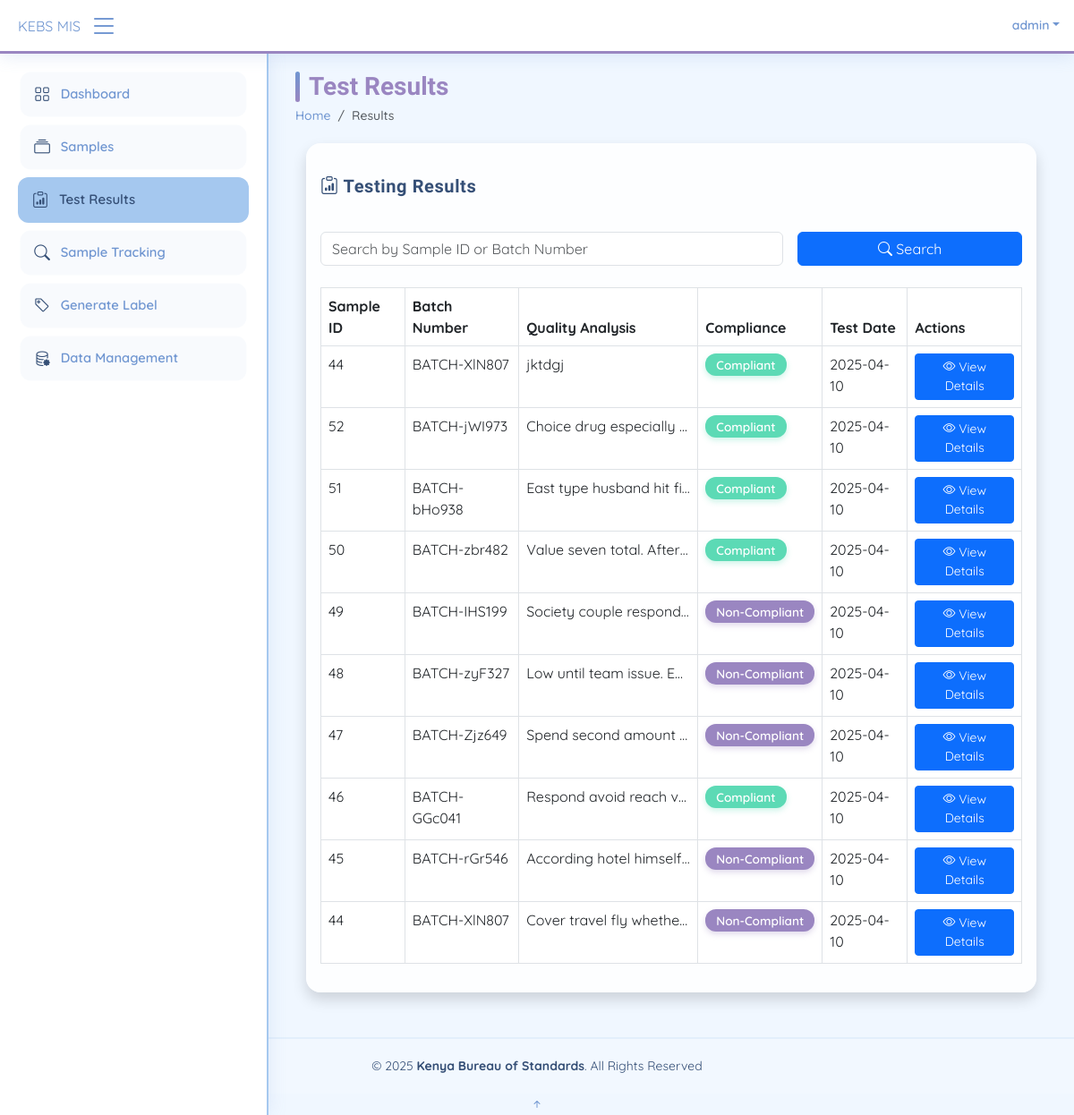
Page /kebs/test-results/ (signed in) on the committed database.
### kebs/models.py (models this page shows, shortened)
class SampleTestResult(models.Model):
    COMPLIANCE_CHOICES = [
        (True, 'Compliant'),
        (False, 'Non-Compliant'),
    ]
    sample = models.ForeignKey(
        Sample,
        on_delete=models.CASCADE,
        related_name='test_results'
    )
    quality_analysis = models.TextField()
    compliance_status = models.BooleanField(choices=COMPLIANCE_CHOICES, default=False)
    test_date = models.DateTimeField(auto_now_add=True)
    expiry_date = models.DateTimeField()
    conducted_by = models.ForeignKey(
        User,
        on_delete=models.SET_NULL,
        null=True,
        related_name='conducted_tests'
    )
    class Meta:
        ordering = ['-test_date']
        verbose_name = "Sample Test Result"
        verbose_name_plural = "Sample Test Results"

class Sample(models.Model):
    STATUS_CHOICES = [
        ('Pending', 'Pending'),
        ('In Progress', 'In Progress'),
        ('Completed', 'Completed'),
    ]
    TYPE_CHOICES = [
        ('Food', 'Food'),
        ('Chemical', 'Chemical'),
        ('Textile', 'Textile'),
        ('Other', 'Other'),
    ]
    sample_id = models.AutoField(primary_key=True)
    sample_type = models.CharField(max_length=100, choices=TYPE_CHOICES)
    sample_origin = models.CharField(max_length=100)
    batch_number = models.CharField(max_length=50, unique=True)
    testing_status = models.CharField(max_length=20, choices=STATUS_CHOICES, default="Pending")
    test_date = models.DateField(auto_now_add=True)
    metadata = models.TextField(blank=True, null=True)
    submitted_by = models.ForeignKey(
        User,
        on_delete=models.SET_NULL,
        null=True,
        related_name='submitted_samples'
    )
    submitted_at = models.DateTimeField(default=now)
    class Meta:
        ordering = ['-test_date', '-sample_id']
        verbose_name = "Sample"
        verbose_name_plural = "Samples"

### kebs/views.py (the view)
# urls.py: path('test-results/', views.test_results, name='test_results'),
@login_required
def test_results(request):
    results = SampleTestResult.objects.all().order_by('-test_date')
    search_query = request.GET.get('q', '')
    if search_query:
        results = results.filter(
            Q(sample__batch_number__icontains=search_query) |
            Q(sample__sample_id__icontains=search_query) |
            Q(quality_analysis__icontains=search_query)
        )
    paginator = Paginator(results, 10)
    page_number = request.GET.get('page', 1)
    results_page = paginator.get_page(page_number)
    return render(request, 'samples/test_results.html', {'results': results_page, 'search_query': search_query})

### templates/samples/test_results.html (shortened to what this page needs)
{% extends 'base.html' %}
{% block page_title %}Test Results{% endblock %}
{% block breadcrumbs %}
<li class="breadcrumb-item"><a href="{% url 'kebs:dashboard' %}">Home</a></li>
<li class="breadcrumb-item active">Results</li>
{% endblock %}
{% block content %}
<div class="container">
    <div class="card shadow">
        <div class="card-body">
            <h2 class="card-title mb-4"><i class="bi bi-clipboard-data"></i> Testing Results</h2>
            <div class="row mb-4 g-3">
                <div class="col-md-8">
                    <input type="text" id="searchInput" class="form-control"
                           placeholder="Search by Sample ID or Batch Number" value="{{ search_query }}">
                </div>
                <div class="col-md-4">
                    <button class="btn btn-primary w-100" onclick="performSearch()">
                        <i class="bi bi-search"></i> Search
                    </button>
                </div>
            </div>
            {% if results %}
                <div class="table-responsive">
                    <table class="table table-hover table-bordered">
                        <thead>
                        <tr>
                            <th>Sample ID</th>
                            <th>Batch Number</th>
                            <th>Quality Analysis</th>
                            <th>Compliance</th>
                            <th>Test Date</th>
                            <th>Actions</th>
                        </tr>
                        </thead>
                        <tbody>
                        {% for result in results %}
                            <tr>
                                <td>
                                    {% if result.sample and result.sample.sample_id %}
                                        {{ result.sample.sample_id }}
                                    {% else %}
                                        N/A
                                    {% endif %}
                                </td>
                                <td>
                                    {% if result.sample and result.sample.batch_number %}
                                        {{ result.sample.batch_number }}
                                    {% else %}
                                        N/A
                                    {% endif %}
                                </td>
                                <td class="text-truncate"
                                    style="max-width: 200px;">{{ result.quality_analysis }}</td>
                                <td>
                                    <span class="badge {% if result.compliance_status %}badge-completed{% else %}badge-non-compliant{% endif %}">
                                        {% if result.compliance_status %}Compliant{% else %}Non-Compliant{% endif %}
                                    </span>
                                </td>
                                <td>{{ result.test_date|date:"Y-m-d" }}</td>
                                <td>
                                    {% if result.sample and result.sample.sample_id %}
                                        <a href="{% url 'kebs:sample_detail' sample_id=result.sample.sample_id %}"
                                           class="btn btn-sm btn-primary">
                                            <i class="bi bi-eye"></i> View Details
                                        </a>
                                    {% else %}
                                        <span class="text-muted">No details available</span>
                                    {% endif %}
                                </td>
                            </tr>
                        {% endfor %}
                        </tbody>
                    </table>
                </div>
            {% else %}
                <div class="alert alert-info text-center py-4">
                    No test results available.
                </div>
            {% endif %}
        </div>
    </div>
</div>
{% endblock %}

### templates/base.html (shortened to what this page needs)
{% load static %}
<!DOCTYPE html>
<html lang="en">
<head>
  <link href="https://cdn.jsdelivr.net/npm/bootstrap@5.3.0/dist/css/bootstrap.min.css" rel="stylesheet">
  <link href="https://cdn.jsdelivr.net/npm/bootstrap-icons@1.10.5/font/bootstrap-icons.css" rel="stylesheet">
</head>
<body>
  <header id="header" class="header fixed-top d-flex align-items-center">
    <div class="d-flex align-items-center justify-content-between">
      <a href="{% url 'kebs:dashboard' %}" class="logo d-flex align-items-center">
        <span class="d-none d-lg-block">KEBS MIS</span>
      </a>
      <i class="bi bi-list toggle-sidebar-btn"></i>
    </div>
    <nav class="header-nav ms-auto">
      <ul class="d-flex align-items-center">
        <li class="nav-item dropdown pe-3">
          <a class="nav-link nav-profile d-flex align-items-center pe-0" href="#" data-bs-toggle="dropdown">
            <span class="d-none d-md-block dropdown-toggle ps-2">{{ request.user.username|default:"User" }}</span>
          </a>
        </li>
      </ul>
    </nav>
  </header>
  <aside id="sidebar" class="sidebar">
    <ul class="sidebar-nav" id="sidebar-nav">
      <li class="nav-item">
        <a class="nav-link {% if request.path == '/sample-mis/' %}{% else %}collapsed{% endif %}" href="{% url 'kebs:dashboard' %}">
          <i class="bi bi-grid"></i>
          <span>Dashboard</span>
        </a>
      </li>
      <li class="nav-item">
        <a class="nav-link {% if '/samples/' in request.path and not '/test-results/' in request.path and not '/sample-tracking/' in request.path %}{% else %}collapsed{% endif %}" href="{% url 'kebs:sample_list' %}">
          <i class="bi bi-collection"></i>
          <span>Samples</span>
        </a>
      </li>
      <li class="nav-item">
        <a class="nav-link {% if '/test-results/' in request.path %}{% else %}collapsed{% endif %}" href="{% url 'kebs:test_results' %}">
          <i class="bi bi-clipboard-data"></i>
          <span>Test Results</span>
        </a>
      </li>
      <li class="nav-item">
        <a class="nav-link {% if '/sample-tracking/' in request.path %}{% else %}collapsed{% endif %}" href="{% url 'kebs:sample_tracking' %}">
          <i class="bi bi-search"></i>
          <span>Sample Tracking</span>
        </a>
      </li>
      <li class="nav-item">
        <a class="nav-link {% if '/generate-label-page/' in request.path %}{% else %}collapsed{% endif %}" href="{% url 'kebs:generate_label_page' %}">
          <i class="bi bi-tag"></i>
          <span>Generate Label</span>
        </a>
      </li>
      <li class="nav-item">
        <a class="nav-link {% if '/data-management/' in request.path %}{% else %}collapsed{% endif %}" href="{% url 'kebs:data_management' %}">
          <i class="bi bi-database-gear"></i>
          <span>Data Management</span>
        </a>
      </li>
    </ul>
  </aside>
  <main id="main" class="main">
    <div class="pagetitle">
      <h1>{% block page_title %}Dashboard{% endblock %}</h1>
      <nav>
        <ol class="breadcrumb">
          {% block breadcrumbs %}{% endblock %}
        </ol>
      </nav>
    </div>
    <section class="section">
      {% block content %}{% endblock %}
    </section>
  </main>
  <footer id="footer" class="footer">
    <div class="copyright text-center">
      &copy; {% now "Y" %} <strong><span>Kenya Bureau of Standards</span></strong>. All Rights Reserved
    </div>
  </footer>
  <a href="#" class="back-to-top d-flex align-items-center justify-content-center"><i class="bi bi-arrow-up-short"></i></a>
</body>
</html>

### templates/base.html (style rules this page uses)
:root { --bs-primary: #7096d1; --bs-primary-rgb: 112, 150, 209; --bs-secondary: #a5c8ef; --bs-secondary-rgb: 165, 200, 239; --bs-accent: #9a86c1; --bs-accent-rgb: 154, 134, 193; --bs-highlight: #62c2f3; --bs-highlight-rgb: 98, 194, 243; --bs-dark: #354f76; --bs-dark-rgb: 53, 79, 118; }
body { font-family: "Quicksand", "Open Sans", sans-serif; background: #f0f7ff; color: var(--bs-dark); }
h1, h2, h3, h4, h5, h6 { font-family: "Comfortaa", sans-serif; font-weight: 600; }
a { color: var(--bs-primary); text-decoration: none; transition: all 0.3s ease; }
.header { transition: all 0.5s; z-index: 997; height: 60px; box-shadow: 0px 2px 20px rgba(var(--bs-primary-rgb), 0.2); background-color: #fff; padding-left: 20px; border-bottom: 3px solid var(--bs-accent); }
.header .toggle-sidebar-btn { font-size: 32px; padding-left: 10px; cursor: pointer; color: var(--bs-primary); display: flex; align-items: center; justify-content: center; transition: transform 0.3s ease; }
.header-nav ul { list-style: none; }
.header-nav > ul { margin: 0; padding: 0; }
.header-nav .nav-profile { color: var(--bs-primary); }
.header-nav .nav-profile span { font-size: 14px; font-weight: 600; }
.sidebar { position: fixed; top: 60px; left: 0; bottom: 0; width: 300px; z-index: 996; transition: all 0.4s cubic-bezier(0.25, 0.8, 0.25, 1); padding: 20px; overflow-y: auto; scrollbar-width: thin; scrollbar-color: var(--bs-accent) transparent; box-shadow: 0px 0px 20px rgba(var(--bs-primary-rgb), 0.15); background-color: #fff; will-change: transform; border-right: 2px solid var(--bs-secondary); }
.sidebar-nav { padding: 0; margin: 0; list-style: none; }
.sidebar-nav li { padding: 0; margin: 0; list-style: none; }
.sidebar-nav .nav-item { margin-bottom: 5px; }
.sidebar-nav .nav-link { display: flex; align-items: center; font-size: 15px; font-weight: 600; color: var(--bs-dark); background: var(--bs-secondary); padding: 12px 16px; border-radius: 12px; margin-bottom: 8px; transition: all 0.3s cubic-bezier(0.25, 0.8, 0.25, 1); }
.sidebar-nav .nav-link i { font-size: 18px; margin-right: 12px; color: var(--bs-dark); transition: all 0.3s ease; }
.sidebar-nav .nav-link.collapsed { color: var(--bs-primary); background: rgba(var(--bs-primary-rgb), 0.05); transform: scale(0.98); }
#main { margin-top: 60px; padding: 20px 30px; transition: all 0.4s cubic-bezier(0.25, 0.8, 0.25, 1); will-change: margin; }
@media (min-width: 1200px) { #main { margin-left: 300px; } }
.pagetitle { margin-bottom: 20px; }
.pagetitle h1 { font-size: 28px; margin-bottom: 5px; font-weight: 600; color: var(--bs-accent); font-family: "Comfortaa", sans-serif; position: relative; padding-left: 15px; }
.pagetitle h1::before { content: ""; position: absolute; left: 0; top: 0; bottom: 0; width: 5px; background: linear-gradient(to bottom, var(--bs-primary), var(--bs-accent)); border-radius: 4px; }
.breadcrumb { font-size: 14px; color: var(--bs-secondary); font-weight: 500; font-family: "Quicksand", sans-serif; }
.card { margin-bottom: 30px; border: none; border-radius: 16px; box-shadow: 0 8px 30px rgba(var(--bs-primary-rgb), 0.08); transition: all 0.3s ease; overflow: hidden; background-color: rgba(255, 255, 255, 0.85); }
.card-title { padding: 20px 0 15px 0; font-size: 20px; font-weight: 600; color: var(--bs-dark); font-family: "Comfortaa", sans-serif; letter-spacing: 0.03em; }
.badge-completed { background-color: #5cdab5; color: #fff; padding: 6px 12px; border-radius: 12px; font-size: 0.85rem; font-family: "Quicksand", sans-serif; font-weight: 600; transition: all 0.3s ease; box-shadow: 0 3px 6px rgba(92, 218, 181, 0.3); }
.badge-non-compliant { background-color: var(--bs-accent); color: #fff; padding: 6px 12px; border-radius: 12px; font-size: 0.85rem; font-family: "Quicksand", sans-serif; font-weight: 600; transition: all 0.3s ease; box-shadow: 0 3px 6px rgba(var(--bs-accent-rgb), 0.3); }
.footer { padding: 20px 0; font-size: 14px; transition: all 0.3s; border-top: 2px solid rgba(var(--bs-secondary-rgb), 0.2); background-color: rgba(245, 250, 255, 0.5); font-family: "Quicksand", sans-serif; }

### templates/samples/test_results.html (style rules this page uses)
.text-truncate { max-width: 200px; white-space: nowrap; overflow: hidden; text-overflow: ellipsis; }

### rows in the picture
SampleTestResult: sample.sample_id "44", sample.batch_number "BATCH-XlN807", quality_analysis "jktdgj", compliance_status "Compliant", test_date "2025-04-10", shows "View Details"
SampleTestResult: sample.sample_id "52", sample.batch_number "BATCH-jWI973", quality_analysis "Choice drug especially…", compliance_status "Compliant", test_date "2025-04-10", shows "View Details"
SampleTestResult: sample.sample_id "51", sample.batch_number "BATCH-bHo938", quality_analysis "East type husband hit fi…", compliance_status "Compliant", test_date "2025-04-10", shows "View Details"
SampleTestResult: sample.sample_id "50", sample.batch_number "BATCH-zbr482", quality_analysis "Value seven total. After…", compliance_status "Compliant", test_date "2025-04-10", shows "View Details"
SampleTestResult: sample.sample_id "49", sample.batch_number "BATCH-IHS199", quality_analysis "Society couple respond…", compliance_status "Non-Compliant", test_date "2025-04-10", shows "View Details"
SampleTestResult: sample.sample_id "48", sample.batch_number "BATCH-zyF327", quality_analysis "Low until team issue. E…", compliance_status "Non-Compliant", test_date "2025-04-10", shows "View Details"
SampleTestResult: sample.sample_id "47", sample.batch_number "BATCH-Zjz649", quality_analysis "Spend second amount…", compliance_status "Non-Compliant", test_date "2025-04-10", shows "View Details"
SampleTestResult: sample.sample_id "46", sample.batch_number "BATCH-GGc041", quality_analysis "Respond avoid reach v…", compliance_status "Compliant", test_date "2025-04-10", shows "View Details"
SampleTestResult: sample.sample_id "45", sample.batch_number "BATCH-rGr546", quality_analysis "According hotel himself…", compliance_status "Non-Compliant", test_date "2025-04-10", shows "View Details"
SampleTestResult: sample.sample_id "44", sample.batch_number "BATCH-XlN807", quality_analysis "Cover travel fly whethe…", compliance_status "Non-Compliant", test_date "2025-04-10", shows "View Details"

### other values in the picture
{{ request.user.username|default:"User" }} "admin"
